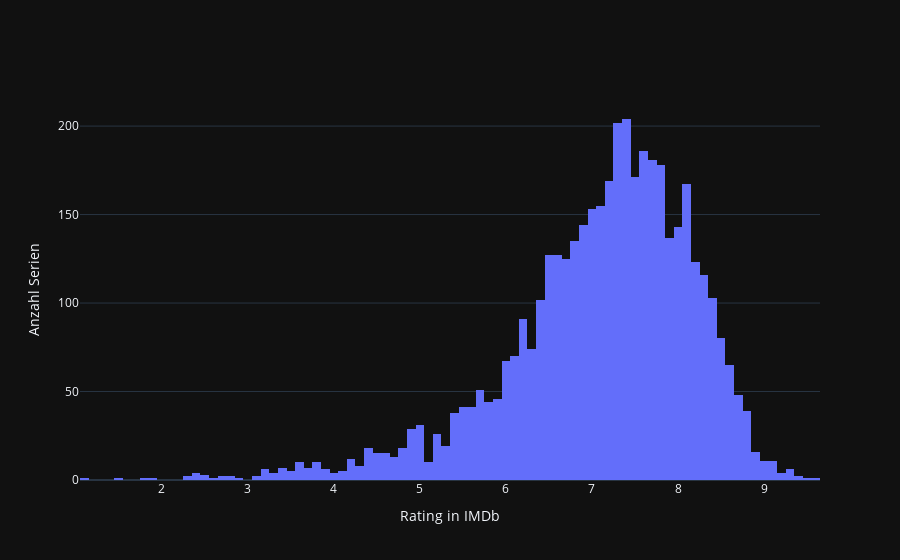

Notebook cell for this chart:
### Markdown cell above
Ausgabe der Variablen IMDb (Rating) und Anzahl Serien als Histogramm:

### Code cell
data = [
    go.Histogram( x = X_train['IMDb'])
    ]

fig = go.Figure(data)
fig.update_xaxes(title_text='Rating in IMDb') #Achsen immer Beschriften
fig.update_yaxes(title_text='Anzahl Serien')
fig.show()

### Figure 1 — Plotly figure (JSON) as saved in the notebook; plotly's stock layout.template omitted (floating-point values rounded to 4 significant figures; data arrays with more than 128 entries replaced by an {"elided": "..."} marker saying what was removed)
{"data": [{"x": {"elided": "4294 float values"}, "type": "histogram"}], "layout": {"xaxis": {"title": {"text": "Rating in IMDb"}}, "yaxis": {"title": {"text": "Anzahl Serien"}}}}
